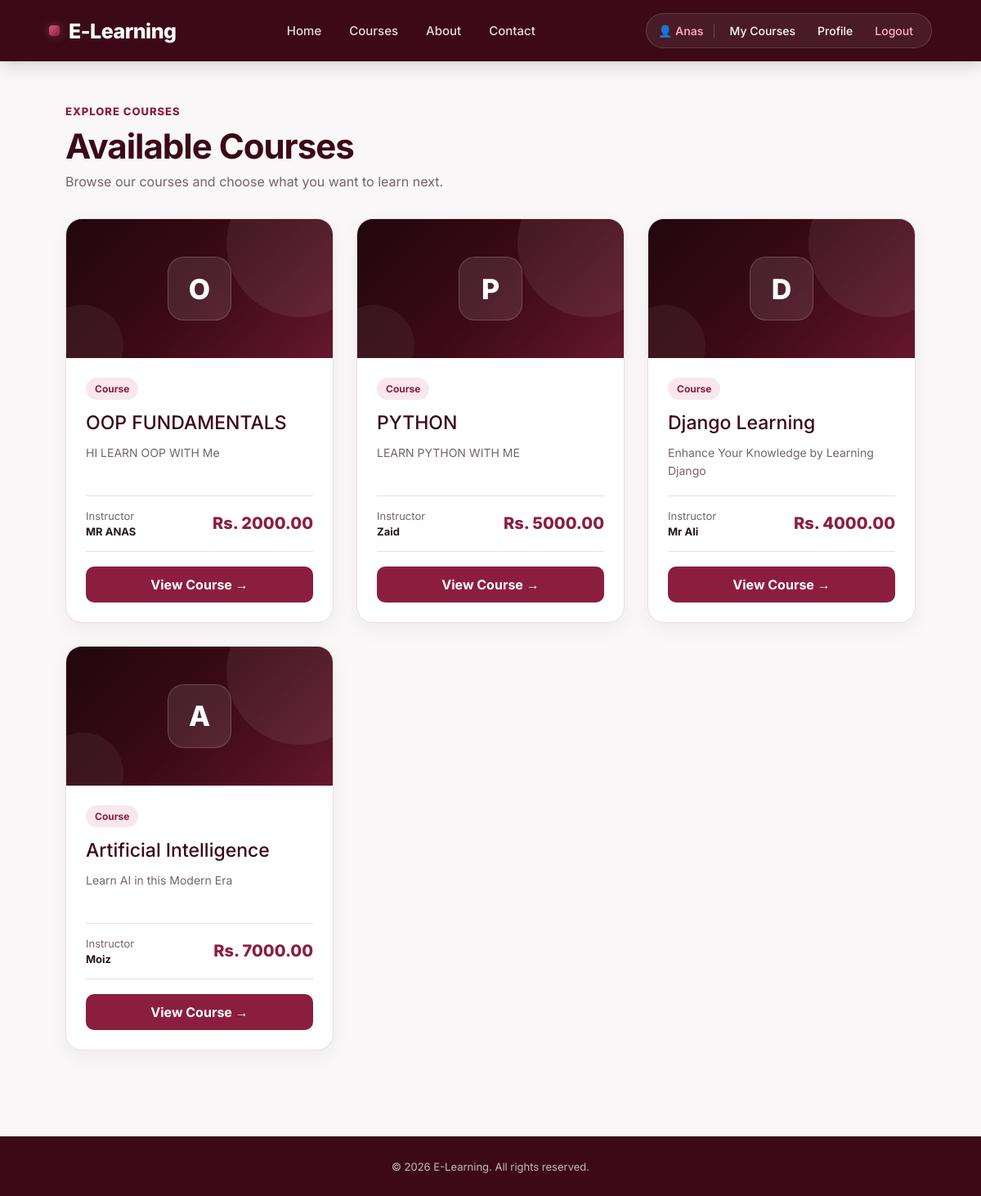
The app's page /courses/ (signed in) with its own data.
### courses/models.py (models this page shows, shortened)
class Course(models.Model):
    title = models.CharField(max_length=200)
    description = models.TextField()
    instructor = models.CharField(max_length=100)
    price = models.DecimalField(max_digits=10, decimal_places=2)

### courses/views.py (the view)
# urls.py: path('', views.course_list, name='course_list'),
def course_list(request):
    courses = Course.objects.all()
    return render(request, 'courses/course_list.html', {'courses': courses})

### templates/courses/course_list.html (shortened to what this page needs)
{% extends "base.html" %}
{% block content %}
<div class="courses-header">
    <span>
        Explore Courses
    </span>
    <h1>
        Available Courses
    </h1>
    <p>
        Browse our courses and choose what you want to learn next.
    </p>
</div>
<div class="course-grid">
    {% for course in courses %}
        <article class="course-card">
            <div class="course-card-top">
                <div class="course-icon">
                    {{ course.title|slice:":1" }}
                </div>
            </div>
            <div class="course-card-body">
                <span class="course-tag">
                    Course
                </span>
                <h2>
                    <a href="{% url 'course_detail' course.id %}">
                        {{ course.title }}
                    </a>
                </h2>
                <p class="course-description">
                    {% if course.description %}
                        {{ course.description|truncatechars:100 }}
                    {% else %}
                        Start learning this course and build practical skills.
                    {% endif %}
                </p>
                <div class="course-meta">
                    <div class="instructor">
                        Instructor
                        <strong>
                            {{ course.instructor }}
                        </strong>
                    </div>
                    <div class="price">
                        Rs. {{ course.price }}
                    </div>
                </div>
                <div class="course-card-footer">
                    <a
                        href="{% url 'course_detail' course.id %}"
                        class="view-course-btn"
                    >
                        View Course →
                    </a>
                </div>
            </div>
        </article>
    {% endfor %}
</div>
{% endblock %}

### templates/base.html (shortened to what this page needs)
<!DOCTYPE html>
<html lang="en">
<head>
</head>
<body>
<nav>
    <a href="{% url 'course_list' %}"
       class="brand">
        E-Learning
    </a>
    <div class="nav-links">
        <a href="{% url 'home' %}">
        Home
      </a>
        <a href="{% url 'course_list' %}#courses">
            Courses
        </a>
        <a href="{% url 'about' %}">
     About
        </a>
      <a href="{% url 'contact' %}">
        Contact
     </a>
    </div>
    <div class="auth-area">
        {% if user.is_authenticated %}
    <div class="user-menu-card">
        <span class="user-badge">
            👤 {{ user.first_name|default:user.username }}
        </span>
        <a href="{% url 'my_courses' %}"
           class="user-link">
            My Courses
        </a>
        <a href="{% url 'profile' %}"
           class="user-link">
            Profile
        </a>
        <a href="{% url 'logout' %}"
           class="logout-link">
            Logout
        </a>
    </div>
{% endif %}
    </div>
</nav>
<main class="container">
    {% block content %}
    {% endblock %}
</main>
<footer>
    <p class="footer-bottom">
        © 2026 E-Learning.
        All rights reserved.
    </p>
</footer>
</body>
</html>

### templates/base.html (style rules this page uses)
:root { --maroon-darkest: #21070e; --maroon-dark: #3b0a16; --maroon: #65172e; --accent: #8b1e3f; --accent-hover: #6f1732; --accent-light: #f8e7ec; --accent-soft: #f3a6ba; --text-dark: #24151a; --text-muted: #74656a; --border: #eadde1; --background: #faf7f8; --white: #ffffff; --success: #166534; --success-bg: #dcfce7; --error: #991b1b; --error-bg: #fee2e2; }
* { margin: 0; padding: 0; box-sizing: border-box; }
html { scroll-behavior: smooth; }
body { font-family: 'Inter', Arial, Helvetica, sans-serif; background: var(--background); color: var(--text-dark); min-height: 100vh; -webkit-font-smoothing: antialiased; }
a { color: var(--accent); text-decoration: none; font-weight: 500; }
nav { background: var(--maroon-dark); padding: 16px 5%; display: flex; align-items: center; justify-content: space-between; gap: 25px; position: sticky; top: 0; z-index: 1000; box-shadow: 0 4px 20px rgba(33, 7, 14, 0.18); }
.brand { color: white; font-size: 25px; font-weight: 800; letter-spacing: -0.5px; display: flex; align-items: center; gap: 11px; white-space: nowrap; }
.brand::before { content: ""; width: 13px; height: 13px; border-radius: 4px; background: linear-gradient( 135deg, #d45a79, #8b1e3f ); box-shadow: 0 0 12px rgba(212, 90, 121, 0.45); display: inline-block; }
.nav-links { display: flex; align-items: center; justify-content: center; gap: 8px; flex: 1; }
.nav-links a { color: #e8dce0; padding: 9px 13px; border-radius: 8px; font-size: 15px; font-weight: 500; transition: background 0.2s ease, color 0.2s ease; }
.auth-area { display: flex; align-items: center; gap: 12px; }
.user-menu-card { display: flex; align-items: center; gap: 11px; background: rgba(255, 255, 255, 0.07); border: 1px solid rgba(255, 255, 255, 0.15); padding: 7px 14px; border-radius: 30px; }
.user-badge { color: var(--accent-soft); font-weight: 600; font-size: 14px; padding-right: 12px; border-right: 1px solid rgba(255, 255, 255, 0.20); white-space: nowrap; }
.user-link { color: #fff7f9 !important; padding: 5px 8px; border-radius: 6px; font-size: 14px; transition: 0.2s ease; }
.logout-link { color: #ffb4c6 !important; padding: 5px 8px; border-radius: 6px; font-size: 14px; transition: 0.2s ease; }
.container { width: 90%; max-width: 1400px; margin: 0 auto; padding: 50px 20px; min-height: calc(100vh - 170px); }
footer { background: var(--maroon-dark); padding: 28px 5%; margin-top: 55px; text-align: center; border-top: 1px solid rgba(255, 255, 255, 0.06); }
.footer-bottom { margin: 0; font-size: 13px; color: #cbb7bd; }

### records on screen
Course: title "O", title "OOP FUNDAMENTALS", description "HI LEARN OOP WITH Me", instructor "MR ANAS", price "2000.00"
Course: title "P", title "PYTHON", description "LEARN PYTHON WITH ME", instructor "Zaid", price "5000.00"
Course: title "D", title "Django Learning", description "Enhance Your Knowledge by Learning Django", instructor "Mr Ali", price "4000.00"
Course: title "A", title "Artificial Intelligence", description "Learn AI in this Modern Era", instructor "Moiz", price "7000.00"

### other values on screen
{{ user.first_name|default:user.username }} "Anas"
